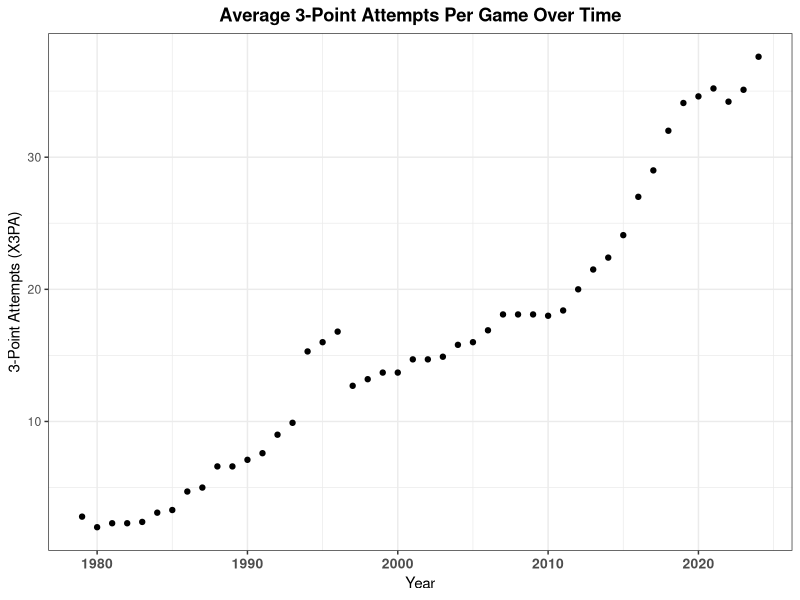
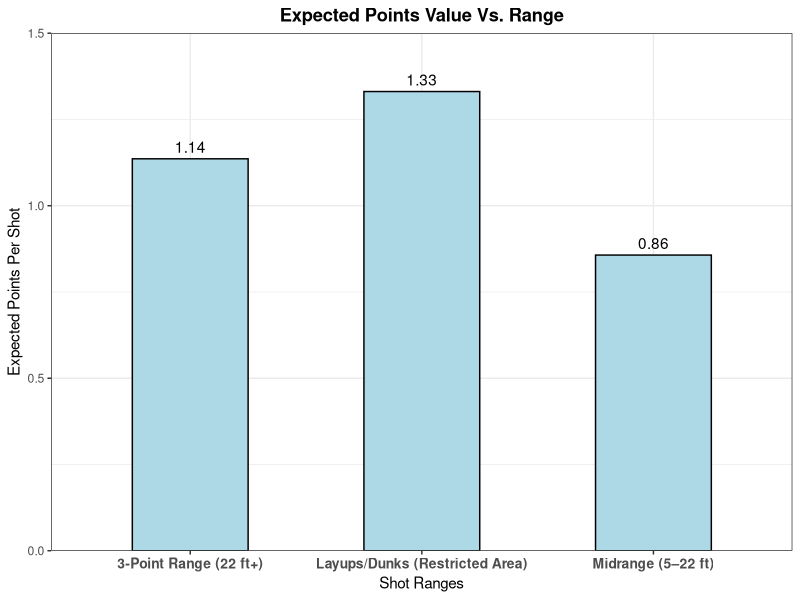

The R source for these figures, in order:
## ---- chunk 1
library(tidyverse)
data3 <- read.csv("data3.csv")

EVpts <- data.frame(Shot = c("Layups/Dunks (Restricted Area)", "Midrange (5–22 ft)","3-Point Range (22 ft+)"), ExpectedPoints = c(1.331, 0.857, 1.136), stringsAsFactors = FALSE)


ggplot(data3, aes(x = year, y = X3PA)) +
  geom_point() +
  labs(x="Year",y="3-Point Attempts (X3PA)", title = "Average 3-Point Attempts Per Game Over Time") +
  theme_bw()+
  theme(plot.title = element_text(face = "bold", hjust = 0.5), axis.text.x = element_text(size = 10, face = "bold"))

ggplot(EVpts, aes(x = Shot, y = ExpectedPoints)) +
  geom_col(fill = "lightblue", width = 0.5, color = "black") +
  labs(x = "Shot Ranges", y = "Expected Points Per Shot", title = "Expected Points Value Vs. Range")+
  theme_bw()+
  theme(plot.title = element_text(face = "bold", hjust = 0.5), axis.text.x = element_text(size = 10, face = "bold"))+
  geom_text(aes(label = sprintf("%.2f", ExpectedPoints)), vjust = -0.5)+
  scale_y_continuous(limits = c(0, 1.5), expand = c(0, 0))
